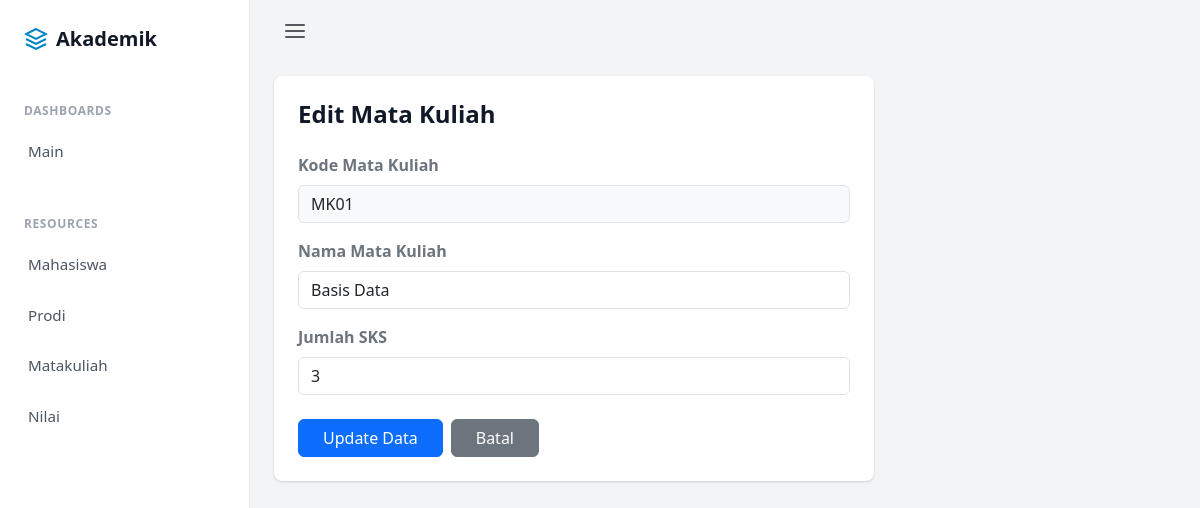
The app's page /index.php?page=matkulEdit&kode=MK01 with its own data.
### tables this page shows
CREATE TABLE matakuliah (
    kode_mk VARCHAR(10) PRIMARY KEY,
    nama_mk VARCHAR(100) NOT NULL,
    sks INT NOT NULL
);

### views/matakuliah/MatkulEdit.php (the view)
<?php
require_once __DIR__ . '/../../config/koneksi.php';
$kode_mk = $_GET['kode'];
$query = mysqli_query($conn, "SELECT * FROM matakuliah WHERE kode_mk = '$kode_mk'");
$data = mysqli_fetch_assoc($query);
?>
<div class="nova-card overflow-hidden" style="max-width: 600px;">
    <div class="card-body p-4">
        <h4 class="fw-bold text-dark mb-4" style="color: var(--nova-heading) !important;">Edit Mata Kuliah</h4>
        <form action="controllers/matkulController.php?aksi=edit" method="POST">
            <div class="mb-3">
                <label class="form-label fw-semibold text-secondary">Kode Mata Kuliah</label>
                <input type="text" name="kode_mk" class="form-control bg-light" value="<?= $data['kode_mk'] ?>" readonly>
            </div>
            <div class="mb-3">
                <label class="form-label fw-semibold text-secondary">Nama Mata Kuliah</label>
                <input type="text" name="nama_mk" class="form-control" value="<?= $data['nama_mk'] ?>" required>
            </div>
            <div class="mb-3">
                <label class="form-label fw-semibold text-secondary">Jumlah SKS</label>
                <input type="number" name="sks" class="form-control" value="<?= $data['sks'] ?>" required min="1" max="6">
            </div>
            <div class="mt-4 d-flex gap-2">
                <button type="submit" class="btn btn-primary px-4">Update Data</button>
                <a href="index.php?page=matkul" class="btn btn-secondary px-4">Batal</a>
            </div>
        </form>
    </div>
</div>

### assets/css/style.css (style rules this page uses)
:root { --nova-bg: #f3f4f6; --nova-sidebar: #ffffff; --nova-text: #4b5563; --nova-heading: #111827; --nova-muted: #9ca3af; --nova-primary: #0ea5e9; --nova-primary-hover: #0284c7; --nova-border: #e5e7eb; --nova-create: #01bd3d; }
body { background-color: var(--nova-bg) !important; color: var(--nova-text); font-family: system-ui, -apple-system, sans-serif; }
.nova-card { background-color: #fff; border-radius: 0.5rem; box-shadow: 0 1px 3px 0 rgba(0, 0, 0, 0.1), 0 1px 2px 0 rgba(0, 0, 0, 0.06); border: none; }

### records on screen
matakuliah: kode_mk "MK01", nama_mk "Basis Data", sks "3"
